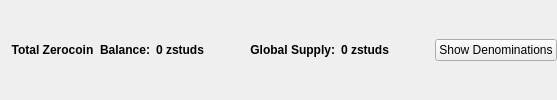
                       <widget class="QFrame" name="balanceSupplyFrame">
                        <layout class="QHBoxLayout" name="horizontalLayout_2" stretch="0,0,0,1,0">
                         <property name="rightMargin">
                          <number>0</number>
                         </property>
                         <item>
                          <layout class="QHBoxLayout" name="horizontalLayout_34">
                           <item>
                            <widget class="QLabel" name="labelzAvailableText_3">
                             <property name="font">
                              <font>
                               <weight>75</weight>
                               <bold>true</bold>
                              </font>
                             </property>
                             <property name="toolTip">
                              <string>Total Balance including unconfirmed and immature zstuds</string>
                             </property>
                             <property name="text">
                              <string>Total Zerocoin  Balance:</string>
                             </property>
                             <property name="alignment">
                              <set>Qt::AlignRight|Qt::AlignTrailing|Qt::AlignVCenter</set>
                             </property>
                            </widget>
                           </item>
                           <item>
                            <widget class="QLabel" name="labelzAvailableAmount_4">
                             <property name="minimumSize">
                              <size>
                               <width>40</width>
                               <height>0</height>
                              </size>
                             </property>
                             <property name="font">
                              <font>
                               <weight>75</weight>
                               <bold>true</bold>
                              </font>
                             </property>
                             <property name="toolTip">
                              <string>Total Balance including unconfirmed and immature zstuds</string>
                             </property>
                             <property name="text">
                              <string>0 zstuds</string>
                             </property>
                             <property name="alignment">
                              <set>Qt::AlignLeading|Qt::AlignLeft|Qt::AlignVCenter</set>
                             </property>
                            </widget>
                           </item>
                          </layout>
                         </item>
                         <item>
                          <spacer name="horizontalSpacer_32">
                           <property name="orientation">
                            <enum>Qt::Horizontal</enum>
                           </property>
                           <property name="sizeHint" stdset="0">
                            <size>
                             <width>40</width>
                             <height>20</height>
                            </size>
                           </property>
                          </spacer>
                         </item>
                         <item>
                          <layout class="QHBoxLayout" name="horizontalLayout_35">
                           <item>
                            <widget class="QLabel" name="labelZsupplyText_2">
                             <property name="font">
                              <font>
                               <weight>75</weight>
                               <bold>true</bold>
                              </font>
                             </property>
                             <property name="text">
                              <string>Global Supply:</string>
                             </property>
                             <property name="alignment">
                              <set>Qt::AlignRight|Qt::AlignTrailing|Qt::AlignVCenter</set>
                             </property>
                            </widget>
                           </item>
                           <item>
                            <widget class="QLabel" name="labelZsupplyAmount_2">
                             <property name="font">
                              <font>
                               <weight>75</weight>
                               <bold>true</bold>
                              </font>
                             </property>
                             <property name="text">
                              <string>0 zstuds</string>
                             </property>
                            </widget>
                           </item>
                          </layout>
                         </item>
                         <item>
                          <spacer name="horizontalSpacer_31">
                           <property name="orientation">
                            <enum>Qt::Horizontal</enum>
                           </property>
                           <property name="sizeHint" stdset="0">
                            <size>
                             <width>40</width>
                             <height>20</height>
                            </size>
                           </property>
                          </spacer>
                         </item>
                         <item>
                          <widget class="QPushButton" name="pushButtonShowDenoms">
                           <property name="toolTip">
                            <string>Show zstuds denominations list</string>
                           </property>
                           <property name="text">
                            <string>Show Denominations</string>
                           </property>
                          </widget>
                         </item>
                        </layout>
                       </widget>
